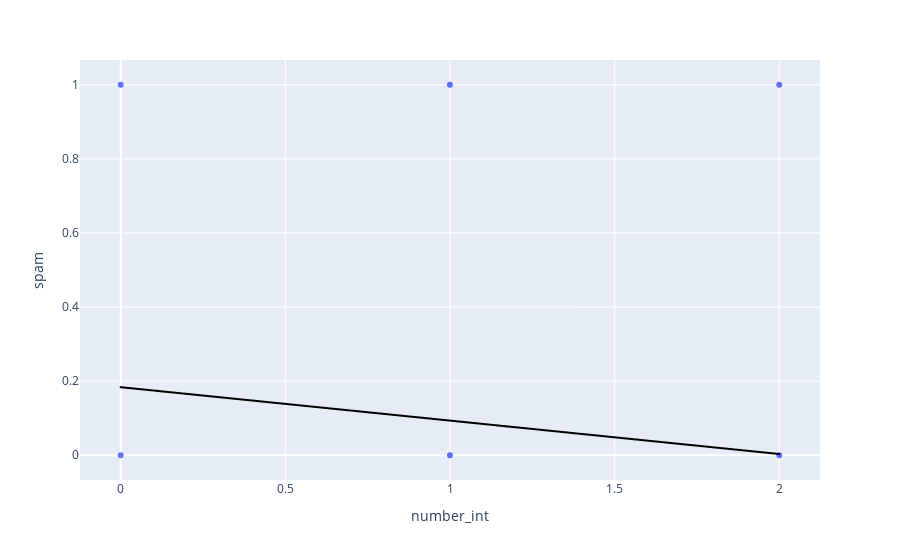

Notebook source saved alongside this figure:
### Markdown cell above
#### 2 - Linear Model
Create and fit a Logistic Regression model.

### Code cell
# Get a subset of the rows
DF_model = DF[['number','spam']]

#remap category to int
nummaps = {'big': 2, 'small': 1, 'none': 0}
DF_model['number_int'] = DF_model['number'].map(nummaps)

# Get the variables
X = DF_model['number_int'].values.reshape(-1,1)
y = DF_model['spam']

# Do the regression
LM = LinearRegression()
LM.fit(X,y)

# Save the predicted values to the data frame
DF_model['prediction'] = LM.predict(X)

# Plot the results
fig = px.scatter(DF_model,x='number_int',y='spam')

fig.add_trace(
    px.line(DF_model, x='number_int', y='prediction',color_discrete_sequence=['black']).data[0]
)

fig.show()

### Figure 1 — Plotly figure (JSON) as saved in the notebook; plotly's stock layout.template omitted (floating-point values rounded to 4 significant figures; data arrays with more than 128 entries replaced by an {"elided": "..."} marker saying what was removed)
{"data": [{"hovertemplate": "number_int=%{x}<br>spam=%{y}<extra></extra>", "legendgroup": "", "marker": {"color": "#636efa", "symbol": "circle"}, "mode": "markers", "name": "", "showlegend": false, "type": "scattergl", "x": {"elided": "3921 int values"}, "xaxis": "x", "y": {"elided": "3921 int values"}, "yaxis": "y"}, {"hovertemplate": "number_int=%{x}<br>prediction=%{y}<extra></extra>", "legendgroup": "", "line": {"color": "black", "dash": "solid"}, "marker": {"symbol": "circle"}, "mode": "lines", "name": "", "showlegend": false, "type": "scattergl", "x": {"elided": "3921 int values"}, "xaxis": "x", "y": {"elided": "3921 float values"}, "yaxis": "y"}], "layout": {"autosize": true, "legend": {"tracegroupgap": 0}, "margin": {"t": 60}, "xaxis": {"anchor": "y", "autorange": true, "domain": [0, 1], "range": [-0.1334, 2.133], "title": {"text": "number_int"}, "type": "linear"}, "yaxis": {"anchor": "x", "autorange": true, "domain": [0, 1], "range": [-0.07743, 1.077], "title": {"text": "spam"}, "type": "linear"}}}
